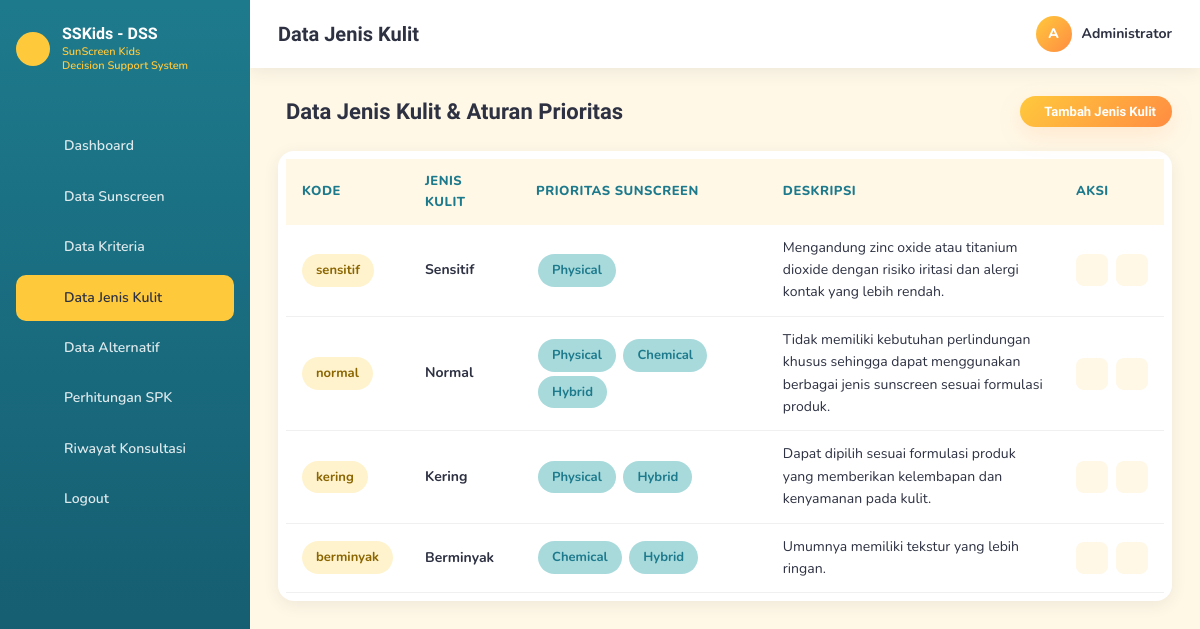
Screenshot of /admin/jenis_kulit.php (signed in) with the database file from the repository.
### tables this page shows
CREATE TABLE `jenis_kulit` (
  `id` int NOT NULL,
  `nama_jenis_kulit` varchar(50) NOT NULL,
  `kode` varchar(20) NOT NULL,
  `prioritas_sunscreen` varchar(50) NOT NULL,
  `deskripsi` text
);

### admin/jenis_kulit.php (the view, shortened to what this page needs)
<?php
require_once '../includes/config.php';
$data = [];
$res = $koneksi->query("SELECT * FROM jenis_kulit ORDER BY id ASC");
while ($row = $res->fetch_assoc()) $data[] = $row;
include '../includes/admin_header.php';
?>
<div class="page-title-bar">
  <h2 style="display:flex; align-items:center; gap:8px;"><i class="ti ti-fingerprint"></i> Data Jenis Kulit &amp; Aturan Prioritas</h2>
  <button class="btn btn-primary btn-sm" onclick="openModalTambah()"><i class="ti ti-plus"></i> Tambah Jenis Kulit</button>
</div>
<div class="table-wrapper">
  <table>
    <thead>
      <tr><th>Kode</th><th>Jenis Kulit</th><th>Prioritas Sunscreen</th><th>Deskripsi</th><th>Aksi</th></tr>
    </thead>
    <tbody>
      <?php foreach ($data as $d): ?>
      <tr>
        <td><span class="badge badge-yellow"><?= htmlspecialchars($d['kode']) ?></span></td>
        <td><strong><?= htmlspecialchars($d['nama_jenis_kulit']) ?></strong></td>
        <td>
          <?php foreach (explode(',', $d['prioritas_sunscreen']) as $p): ?>
            <span class="badge badge-blue" style="margin:2px;"><?= htmlspecialchars(trim($p)) ?></span>
          <?php endforeach; ?>
        </td>
        <td style="max-width:340px;"><?= htmlspecialchars($d['deskripsi']) ?></td>
        <td>
          <div class="action-icons">
            <button class="edit" title="Edit" onclick='isiForm(<?= json_encode($d) ?>)'><i class="ti ti-pencil"></i></button>
            <form id="del<?= $d['id'] ?>" method="GET" style="display:inline;">
              <button type="button" class="delete" title="Hapus" onclick="confirmDelete('del<?= $d['id'] ?>')"><i class="ti ti-trash"></i></button>
            </form>
          </div>
        </td>
      </tr>
      <?php endforeach; ?>
    </tbody>
  </table>
</div>
<?php include '../includes/admin_footer.php'; ?>

### assets/css/style.css (style rules this page uses)
:root { --sun-yellow: #FFC93C; --sunset-orange: #FF8C42; --sky-blue: #A8DADC; --deep-blue: #1D7A8C; --white: #FFFFFF; --cream: #FFF8E7; --text-dark: #2D3142; --text-muted: #6B7280; --success: #6FCF97; --danger: #EF5350; --gold: #FFD700; --silver: #C0C0C0; --bronze: #CD7F32; --gradient-sun: linear-gradient(135deg, #FFC93C 0%, #FF8C42 60%, #A8DADC 100%); --gradient-btn: linear-gradient(135deg, #FFC93C 0%, #FF8C42 100%); --radius-sm: 10px; --radius-md: 16px; --radius-lg: 24px; --shadow-soft: 0 8px 24px rgba(255, 140, 66, 0.15); --shadow-card: 0 4px 16px rgba(45, 49, 66, 0.08); --font-heading: 'Baloo 2', 'Poppins', sans-serif; --font-body: 'Nunito', 'Inter', sans-serif; }
* { margin: 0; padding: 0; box-sizing: border-box; }
html { scroll-behavior: smooth; }
body { font-family: var(--font-body); color: var(--text-dark); background: var(--cream); line-height: 1.6; }
h1, h2, h3, h4 { font-family: var(--font-heading); font-weight: 700; line-height: 1.25; color: var(--text-dark); }
.btn { display: inline-flex; align-items: center; justify-content: center; gap: 8px; padding: 14px 28px; border: none; border-radius: 999px; font-family: var(--font-heading); font-weight: 600; font-size: 15px; cursor: pointer; transition: transform 0.2s ease, box-shadow 0.2s ease, background 0.2s ease; white-space: nowrap; }
.btn-primary { background: var(--gradient-btn); color: var(--white); box-shadow: var(--shadow-soft); }
.btn-sm { padding: 8px 16px; font-size: 13px; }
.badge { display: inline-flex; align-items: center; gap: 6px; padding: 6px 14px; border-radius: 999px; font-size: 13px; font-weight: 700; }
.badge-yellow { background: #FFF3CD; color: #8A6500; }
.badge-blue { background: var(--sky-blue); color: var(--deep-blue); }
.table-wrapper { background: var(--white); border-radius: var(--radius-md); box-shadow: var(--shadow-card); overflow-x: auto; padding: 8px; }
table { width: 100%; border-collapse: collapse; min-width: 600px; }
thead th { background: var(--cream); color: var(--deep-blue); text-align: left; padding: 12px 16px; font-size: 13px; font-weight: 800; text-transform: uppercase; letter-spacing: 0.5px; }
tbody td { padding: 12px 16px; border-bottom: 1px solid #F0F0F0; font-size: 14px; vertical-align: middle; }
.action-icons { display: flex; gap: 8px; }
.action-icons a, .action-icons button { border: none; background: var(--cream); width: 32px; height: 32px; border-radius: 8px; display: flex; align-items: center; justify-content: center; cursor: pointer; font-size: 14px; }
.action-icons .edit { color: var(--deep-blue); }
.action-icons .delete { color: var(--danger); }
.page-title-bar { display: flex; justify-content: space-between; align-items: center; flex-wrap: wrap; gap: 12px; margin-bottom: 24px; }
.page-title-bar h2 { font-size: 22px; }

### rows the page displays
jenis_kulit: kode "sensitif", nama_jenis_kulit "Sensitif", prioritas_sunscreen "Physical", deskripsi "Mengandung zinc oxide atau titanium dioxide dengan risiko iritasi dan alergi kontak yang lebih rendah."
jenis_kulit: kode "normal", nama_jenis_kulit "Normal", prioritas_sunscreen "Physical", prioritas_sunscreen "Chemical", prioritas_sunscreen "Hybrid", deskripsi "Tidak memiliki kebutuhan perlindungan khusus sehingga dapat menggunakan berbagai jenis sunscreen sesuai formulasi produk."
jenis_kulit: kode "kering", nama_jenis_kulit "Kering", prioritas_sunscreen "Physical", prioritas_sunscreen "Hybrid", deskripsi "Dapat dipilih sesuai formulasi produk yang memberikan kelembapan dan kenyamanan pada kulit."
jenis_kulit: kode "berminyak", nama_jenis_kulit "Berminyak", prioritas_sunscreen "Chemical", prioritas_sunscreen "Hybrid", deskripsi "Umumnya memiliki tekstur yang lebih ringan."

### other values shown
$pageTitle "Data Jenis Kulit"
substr($_SESSION['admin_nama'] ?? 'A', 0, 1) "A"
$_SESSION['admin_nama'] "Administrator"
